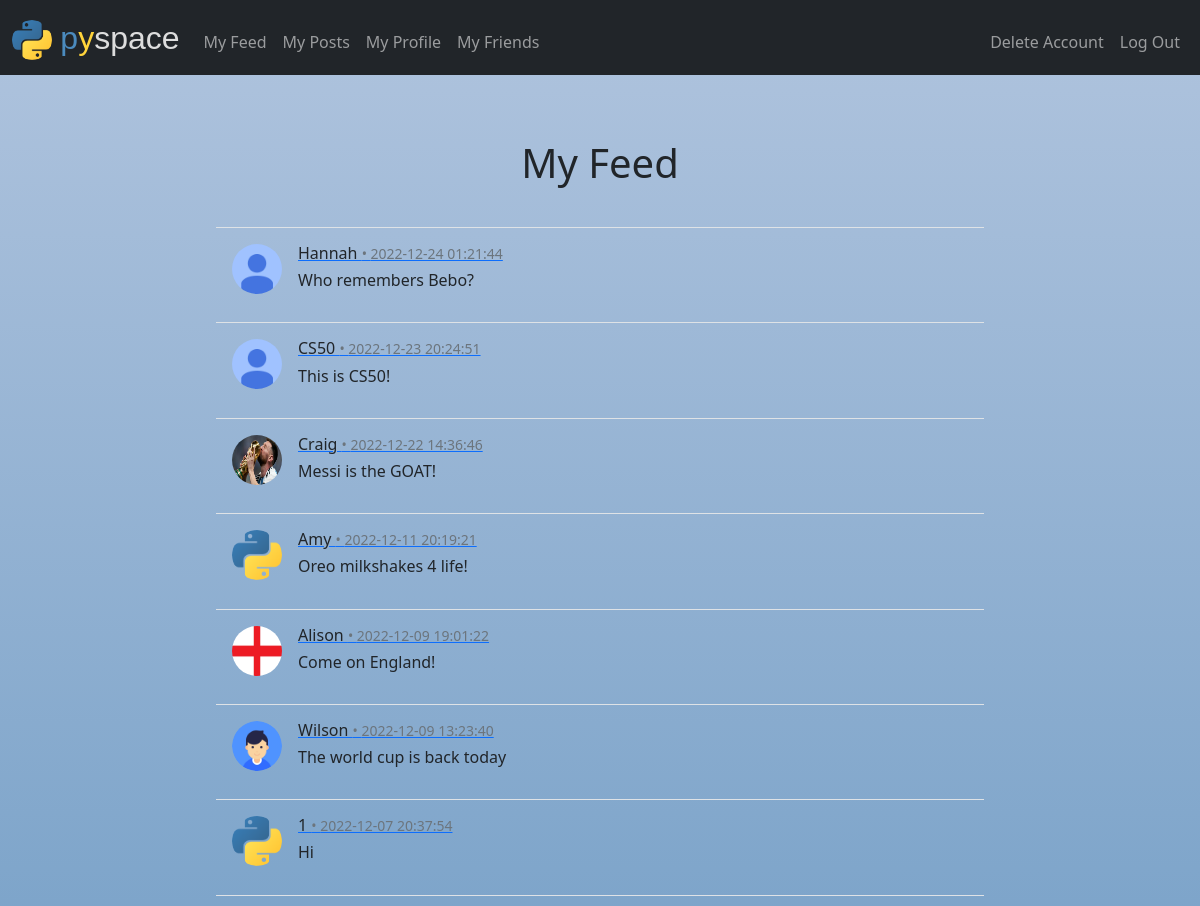
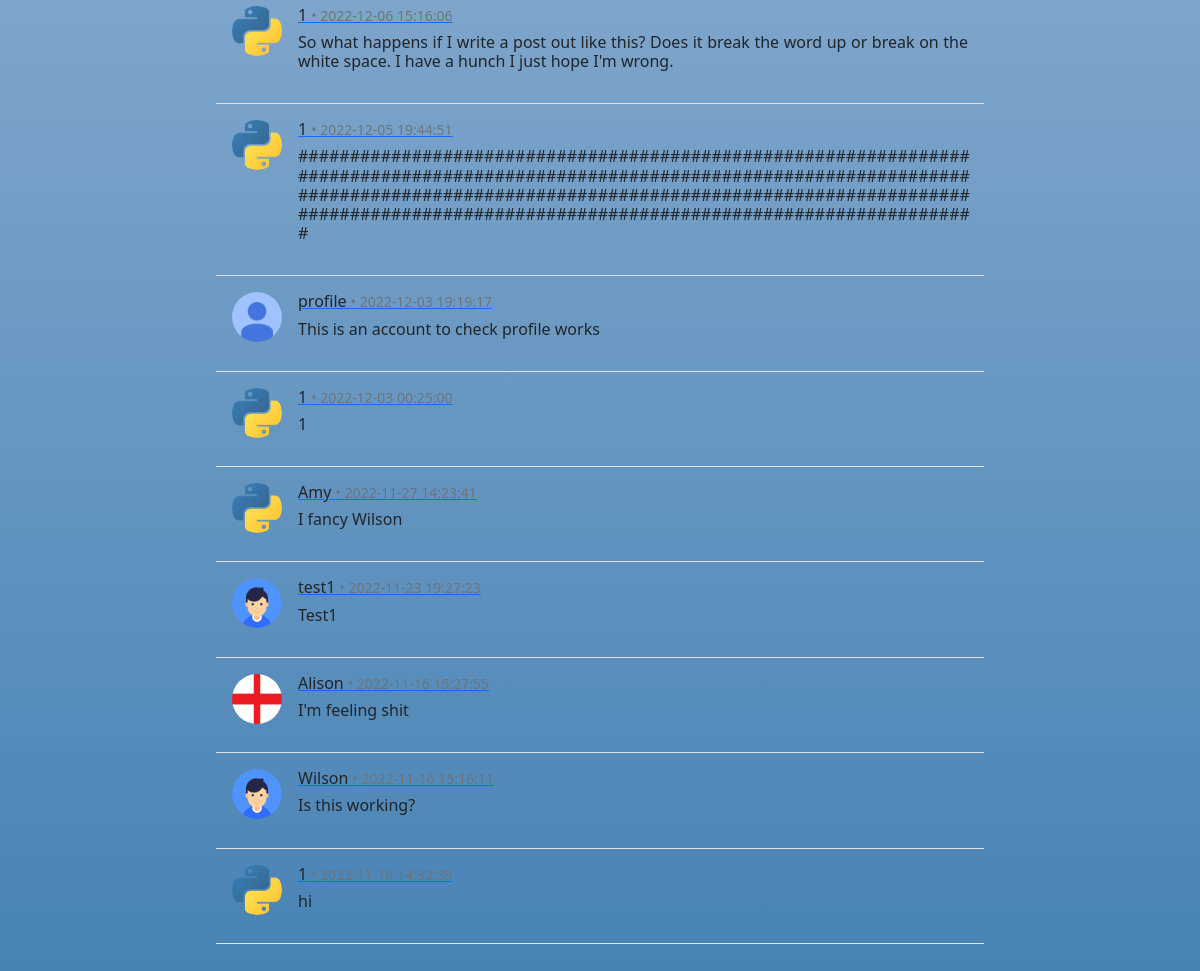
The page / (signed in) on the database its author committed (2 pictures, top to bottom).
### tables this page shows
CREATE TABLE "posts" (
    post_id INTEGER PRIMARY KEY AUTOINCREMENT NOT NULL,
    user_id INTEGER,
    posts TEXT NOT NULL,
    date DATETIME,
    FOREIGN KEY (user_id) REFERENCES users(id)
);

CREATE TABLE 'profile' (profile_id INTEGER PRIMARY KEY AUTOINCREMENT NOT NULL,
            user_id INTEGER,
            picture BLOB,
            name TEXT,
            email TEXT,
            bio TEXT,
            FOREIGN KEY (user_id) REFERENCES users(id));

CREATE TABLE 'users' (id INTEGER PRIMARY KEY AUTOINCREMENT NOT NULL, username TEXT NOT NULL, hash TEXT NOT NULL);

### app.py (the view)
@app.route("/")
@login_required
def index():
    database = db.execute("SELECT id, users.username, profile.picture, posts.posts, posts.date FROM users JOIN profile ON users.id = profile.user_id JOIN posts ON users.id = posts.user_id ORDER BY date DESC")
    return render_template("index.html", database=database)

### app.py (called while the page is built)
@app.after_request
def after_request(response):
    response.headers["Cache-Control"] = "no-cache, no-store, must-revalidate"
    response.headers["Expires"] = 0
    response.headers["Pragma"] = "no-cache"
    return response

### helpers.py (called while the page is built)
def login_required(f):
    @wraps(f)
    def decorated_function(*args, **kwargs):
        if session.get("user_id") is None:
            return redirect("/login")
        return f(*args, **kwargs)
    return decorated_function

### templates/index.html (shortened to what this page needs)
{% extends "layout.html" %}
{% block main %}
<div style="width:800px; margin:0 auto;">
  <div class="p-3">
    <h1>My Feed</h1>
    <div class="d-flex p-3 border-bottom"></div>
      {% for row in database %}
      <div class="d-flex p-3 border-bottom">
        <a href="/index_profile_link/{{ row['id'] }}">
          <object data="static/images/{{ row['picture'] }}" class="rounded-circle" width="50" height="50">
            <img src="static/images/default_profile.jpg" class="rounded-circle" alt="Profile picture" width="50" height="50">
          </object>
       </a>
        <div class="d-flex w-100 ps-3">
          <div style="text-align: justify">
            <a href="/index_profile_link/{{ row['id'] }}">
              <h6 class="text-body">
                {{ row["username"] }}
                <span class="small text-muted font-weight-normal"> • </span>
                <span class="small text-muted font-weight-normal">{{ row["date"] }}</span>
              </h6>
            </a>
            <p style="line-height: 1.2; max-width: 675px; word-wrap: break-word; white-space: normal;">
              {{ row["posts"] }}
            </p>
          </div>
        </div>
      </div>
      {% endfor %}
  </div>
</div>
{% endblock %}

### templates/layout.html (shortened to what this page needs)
<!DOCTYPE html>
<html lang="en">
    <head>
        <link href="https://cdn.jsdelivr.net/npm/bootstrap@5.1.3/dist/css/bootstrap.min.css" rel="stylesheet">
        <link href="/static/styles.css" rel="stylesheet">
    </head>
    <body>
        <nav class="bg-dark navbar navbar-expand-md navbar-dark">
            <div class="container-fluid">
                <a class="navbar-brand" href="/">
                    <img src="/static/images/Python-logo.png" class="rounded-circle" alt="python" width="40" height="40">
                    <span class="blue" style="font-family: 'Flux-Regular', Sans-serif;">p</span><span class="yellow" style="font-family: 'Flux-Regular', Sans-serif;">y</span><span class="white" style="font-family: 'Flux-Regular', Sans-serif;" >space</span>
                </a>
                <div class="collapse navbar-collapse" id="navbar">
                    {% if session["user_id"] %}
                        <ul class="navbar-nav me-auto mt-2">
                            <li class="nav-item"><a class="nav-link" href="/">My Feed</a></li>
                            <li class="nav-item"><a class="nav-link" href="/post">My Posts</a></li>
                            <li class="nav-item"><a class="nav-link" href="/view_profile">My Profile</a></li>
                            <li class="nav-item"><a class="nav-link" href="/friend_list">My Friends</a></li>
                        </ul>
                        <ul class="navbar-nav ms-auto mt-2">
                            <li class="nav-item"><a class="nav-link" href="/delete_account">Delete Account</a></li>
                            <li class="nav-item"><a class="nav-link" href="/logout">Log Out</a></li>
                        </ul>
                    {% else %}
                        <ul class="navbar-nav ms-auto mt-2">
                            <li class="nav-item"><a class="nav-link" href="/register">Register</a></li>
                            <li class="nav-item"><a class="nav-link" href="/login">Log In</a></li>
                        </ul>
                    {% endif %}
                </div>
            </div>
        </nav>
        <main class="container-fluid py-5 text-center">
            {% block main %}{% endblock %}
        </main>
    </body>
</html>

### static/styles.css (style rules this page uses)
nav .navbar-brand { font-size: xx-large; }
nav .navbar-brand .blue { color: #4b8bbe; }
nav .navbar-brand .yellow { color: #ffd43b; }
nav .navbar-brand .white { color: #dddddd; }
body { background: linear-gradient(to bottom, lightsteelblue 0%, steelblue 100%); min-height: 100vh; }
.blue { color: #306998; }
.yellow { color: #ffd43b; }
.white { color: #dddddd; }

### rows shown on the page
posts: username "Hannah", date "2022-12-24 01:21:44", posts "Who remembers Bebo?"
posts: username "CS50", date "2022-12-23 20:24:51", posts "This is CS50!"
posts: username "Craig", date "2022-12-22 14:36:46", posts "Messi is the GOAT!"
posts: username "Amy", date "2022-12-11 20:19:21", posts "Oreo milkshakes 4 life!"
posts: username "Alison", date "2022-12-09 19:01:22", posts "Come on England!"
posts: username "Wilson", date "2022-12-09 13:23:40", posts "The world cup is back today"
posts: username "1", date "2022-12-07 20:37:54", posts "Hi"
posts: username "1", date "2022-12-06 15:16:06", posts "So what happens if I write a post out like this? Does it break the word up or break on the white space. I have a hunch I just hope I'm wrong."
posts: username "1", date "2022-12-05 19:44:51", posts "#####################################################################################################################################################################################################################################################################"
posts: username "profile", date "2022-12-03 19:19:17", posts "This is an account to check profile works"
posts: username "1", date "2022-12-03 00:25:00", posts "1"
posts: username "Amy", date "2022-11-27 14:23:41", posts "I fancy Wilson"
posts: username "test1", date "2022-11-23 19:27:23", posts "Test1"
posts: username "Alison", date "2022-11-16 15:27:55", posts "I'm feeling shit"
posts: username "Wilson", date "2022-11-16 15:16:11", posts "Is this working?"
posts: username "1", date "2022-11-16 14:32:39", posts "hi"
